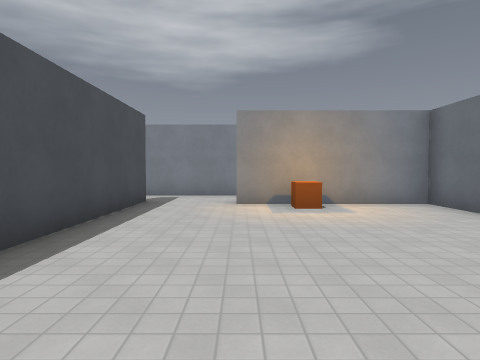
view 1 (above)

19 first-person views from a walk through a Godot game level. The camera is 1.5 m above the floor, tilts 2° down and sees 75° across. The floor is counted in squares, 2 m on a side. Each view is taken from the middle of a square. On the plan, view 1 faces up. The plan holds only what a view shows up to about 10 squares ahead; the rest is blank. The place goes on beyond the plan. Surface patterns are stand-ins for the level's own textures.

view 2
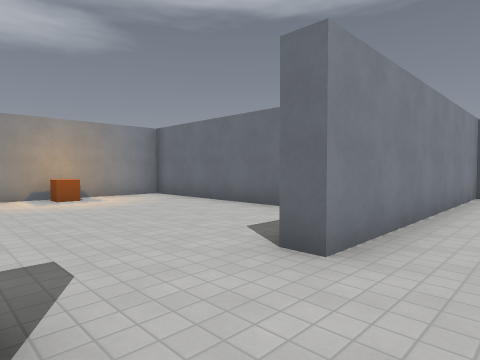

view 3
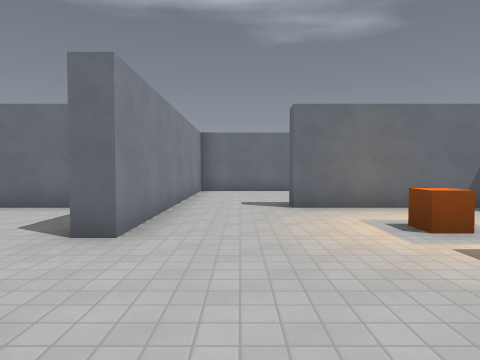

view 4
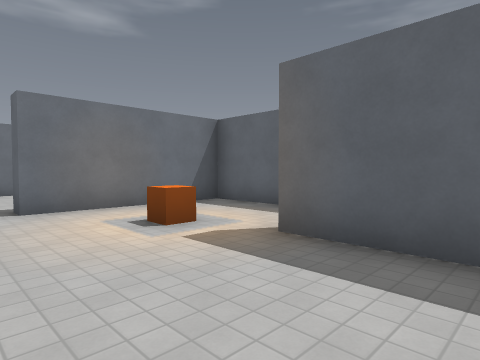

view 5
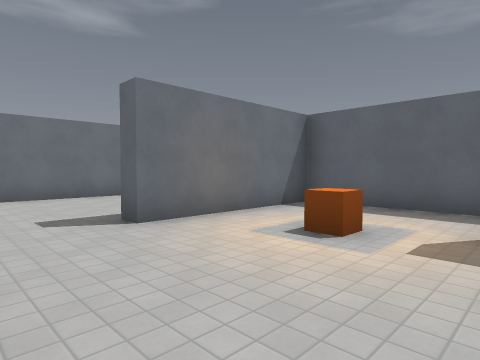

view 6
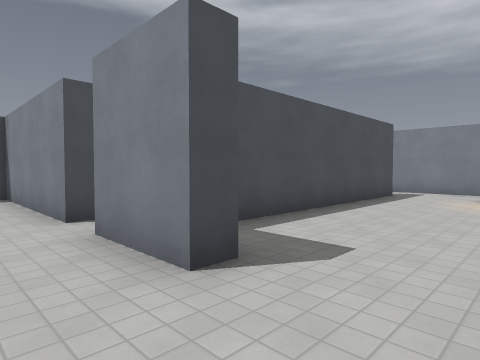

view 7
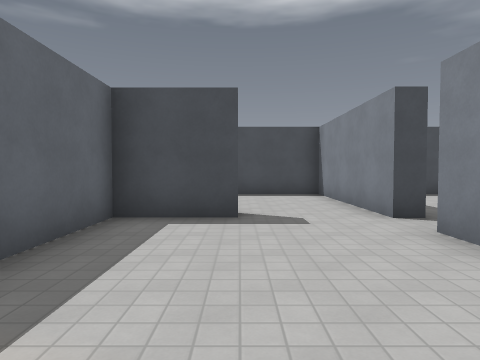

view 8
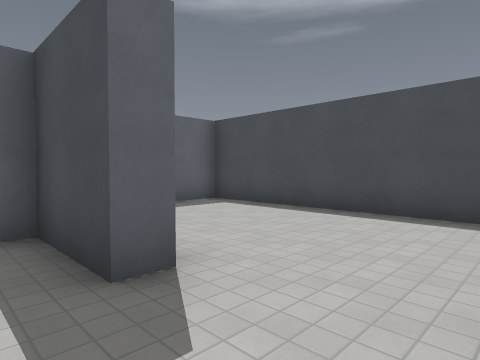

view 9
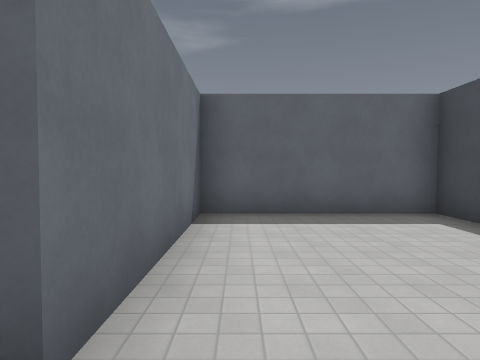

view 10
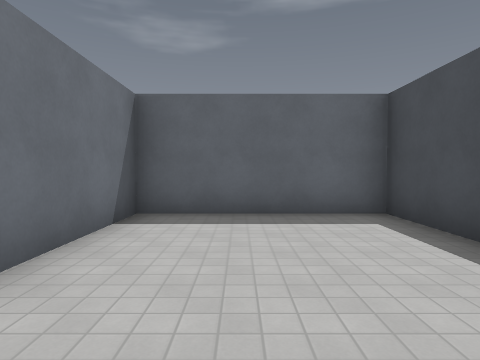

view 11
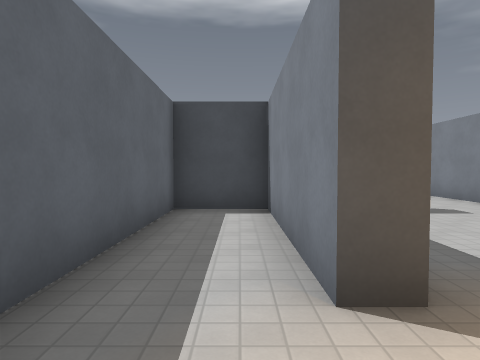

view 12
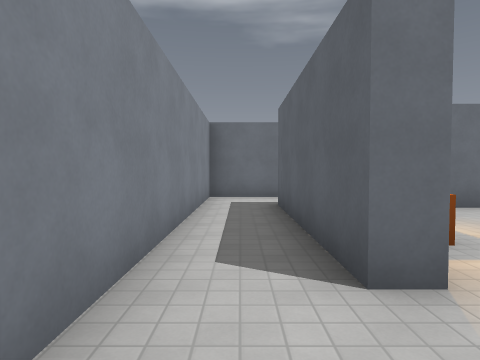

view 13
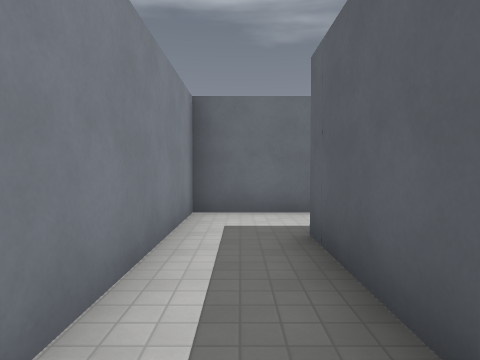

view 14
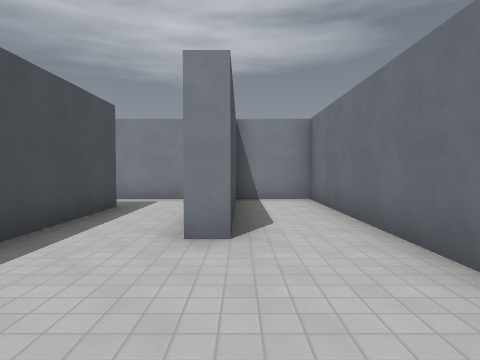

view 15
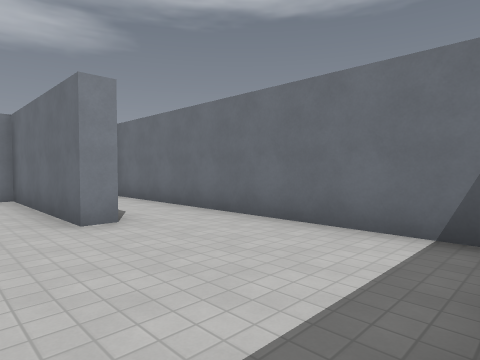

view 16
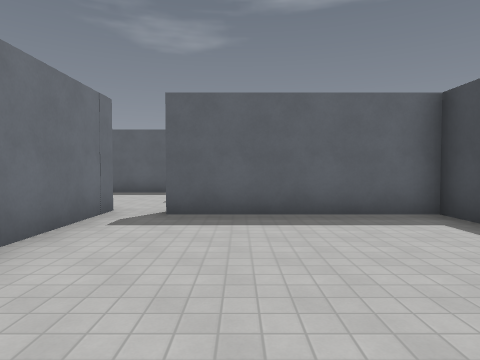

view 17
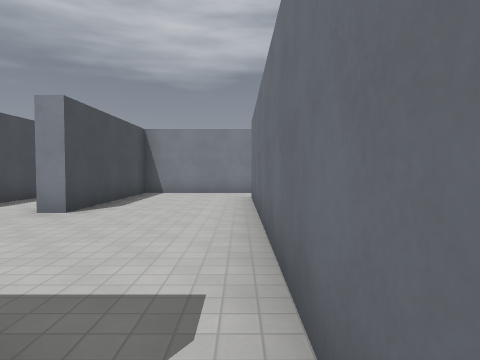

view 18
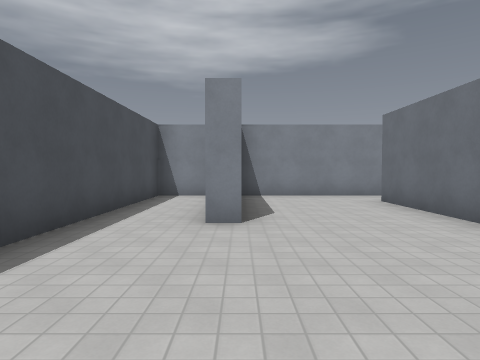

view 19
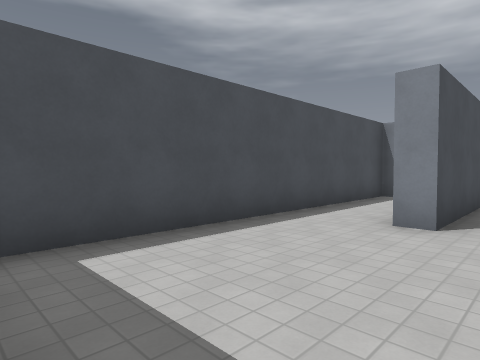

### Floor plan
Points are (right, up) in squares from view 1. A wall is a line through its corners. A room is listed if a view was taken in it or the views show most of it. See-through windows are left out.
Room 1 (view 1)
walls: (4, 1.3) (4, 6.7) (-0.1, 6.7); (-0.9, -0.1) (-0.9, -0.7); (1.4, -0.7) (1.4, -0.1); (-2.2, 6.4) (-2.2, 1.1)
ways out: opening at (0.5, -1) to room 2; opening at (-1, 7) to room 5
objects: chest (1, 6)
Room 2 (views 2, 3, 4, 5, 6, 7, 8, 11, 17)
walls: (-0.9, -0.7) (-2.7, -0.7); (-3.8, -3) (-3.8, -5) (0.3, -5) (0.3, -5.5) (-3.8, -5.5) (-3.8, -7.2) (4, -7.2) (4, -3); (3.6, -0.7) (1.4, -0.7); (-3.8, -0.2) (-3.8, -0.7)
ways out: opening at (0.5, -1) to room 1; opening at (-4, -2.5) to room 3; opening at (4, -2.5) to room 4; opening at (-3, -1) to room 6
objects: chest (2, -5)
Room 3 (view 9)
walls: (-3.8, -0.7) (-8.3, -0.7) (-8.3, -7.2) (-4.3, -7.2) (-4.3, -3) (-3.8, -3)
ways out: opening at (-4, -2.5) to room 2
Room 4 (view 10)
walls: (4.5, -5.1) (4.5, -7.2) (8.7, -7.2) (8.7, -0.7) (3.6, -0.7); (4, -3) (4.6, -3)
ways out: opening at (4, -2.5) to room 2
Room 5 (views 12, 13, 14, 15)
walls: (6.9, 7.8) (6.9, 4.3) (6.4, 4.3) (6.4, 8.8) (-2.5, 8.8); (-0.1, 6.7) (-0.1, 7.2) (4.5, 7.2) (4.5, 4.1); (8.7, 0.4) (8.7, 8.8) (6.9, 8.8); (-2.2, 7.4) (-2.2, 6.4)
ways out: opening at (-1, 7) to room 1; opening at (-2, 8) to room 6
Room 6 (views 16, 18, 19)
walls: (-6.9, 8.8) (-8.3, 8.8) (-8.3, -0.2) (-3.8, -0.2); (-2.7, -0.7) (-2.7, 7.4); (-2.5, 8.8) (-6, 8.8) (-6, 4.3) (-6.5, 4.3)
ways out: opening at (-3, -1) to room 2; opening at (-2, 8) to room 5

Where each view was taken, in squares from view 1:
view 1: 0 up, 0 right, facing up
view 2: 2 down, 1 left, facing up-right
view 3: 2 down, 2 left, facing right
view 4: 2 down, 2 left, facing down-right
view 5: 1 down, 0 right, facing down-right
view 6: 2 down, 1 right, facing up-left
view 7: 3 down, 1 right, facing left
view 8: 1 down, 3 left, facing down-left
view 9: 2 down, 5 left, facing down
view 10: 2 down, 7 right, facing down
view 11: 6 down, 2 right, facing left
view 12: 8 up, 2 left, facing right
view 13: 8 up, 1 right, facing right
view 14: 1 up, 7 right, facing up
view 15: 0 up, 5 right, facing up-right
view 16: 5 up, 5 left, facing down
view 17: 1 down, 3 left, facing up
view 18: 0 up, 6 left, facing up
view 19: 0 up, 5 left, facing up-left
